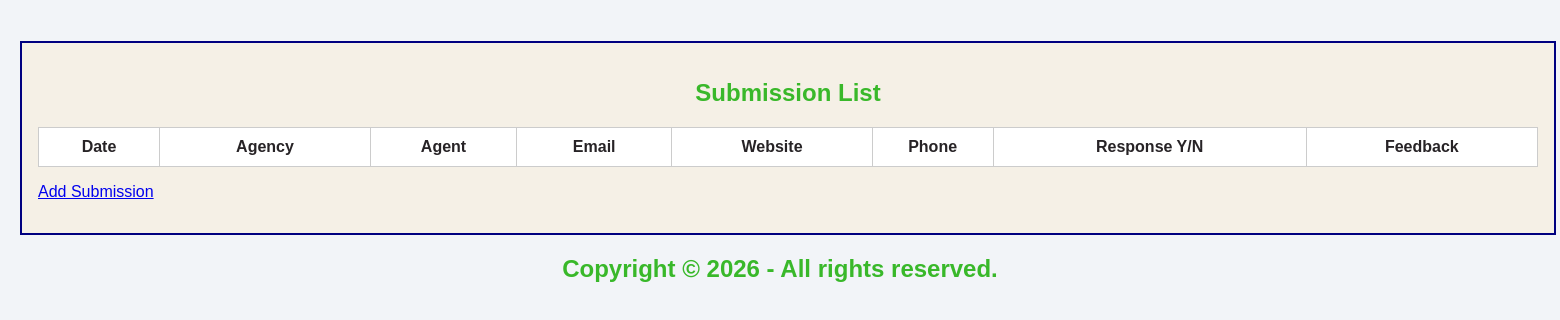
Before: / with the older database file.
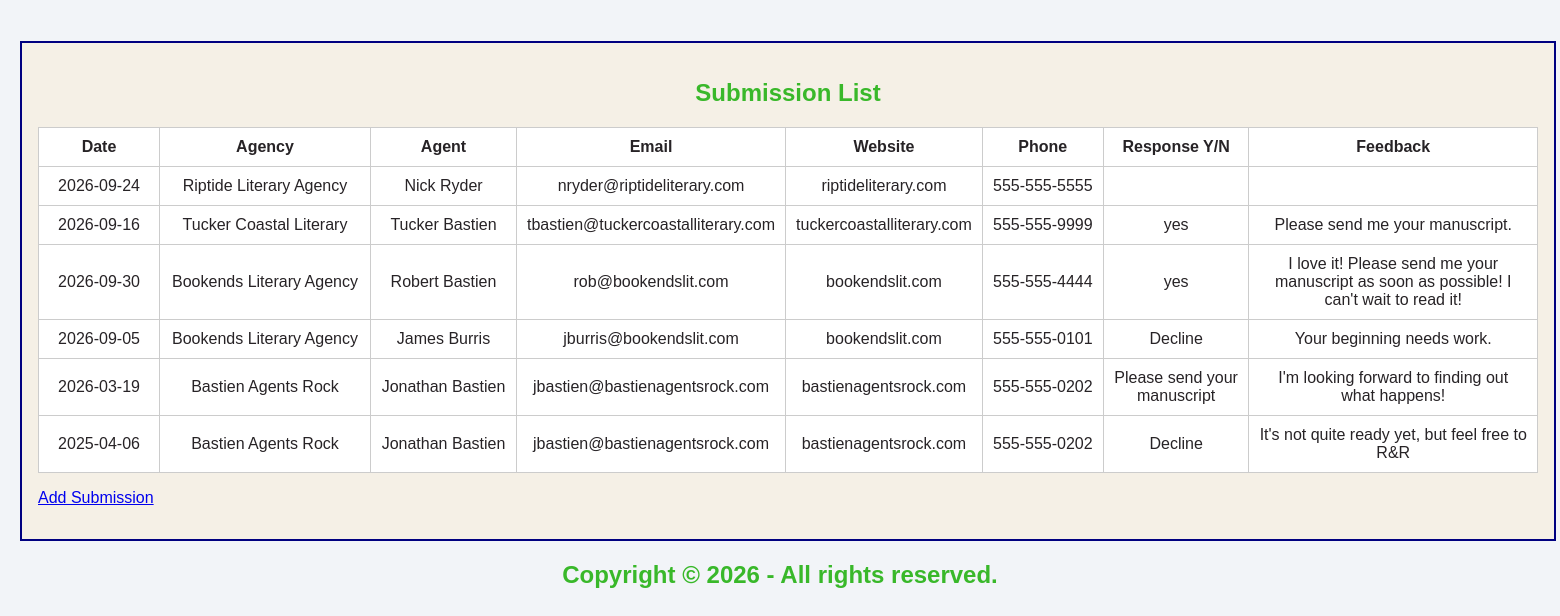
After: the same page with the newer database file.
### tables this page shows
CREATE TABLE `submissions` (
  `contactID` int(11) NOT NULL,
  `submissionDate` date NOT NULL,
  `agencyName` varchar(50) NOT NULL,
  `agentName` varchar(50) NOT NULL,
  `emailAddress` varchar(50) NOT NULL,
  `websiteAddress` varchar(50) NOT NULL,
  `phoneNumber` varchar(50) NOT NULL,
  `response` varchar(50) DEFAULT NULL,
  `feedback` varchar(250) DEFAULT NULL
);

### index.php (the view, shortened to what this page needs)
<?php
  require("database.php");
  $sql = 'SELECT * FROM submissions';
  $statement = $db->prepare($sql);
  $statement->execute();
  $submissions = $statement->fetchAll();
?>
<!DOCTYPE html>
<html>
  <head>
    <link rel="stylesheet" type="text/css" href="css/submission.css" />
  </head>
  <body>
    <main id="agentList">
      <h2>Submission List</h2>
      <table>
        <tr>
          <th>Date</th>
          <th>Agency</th>
          <th>Agent</th>
          <th>Email</th>
          <th>Website</th>
          <th>Phone</th>
          <th>Response Y/N</th>
          <th>Feedback</th>
        </tr>
        <?php foreach ($submissions as $submission): ?>
          <tr>
            <td><?php echo htmlspecialchars($submission['submissionDate']); ?></td>
            <td><?php echo htmlspecialchars($submission['agencyName']); ?></td>
            <td><?php echo htmlspecialchars($submission['agentName']); ?></td>
            <td><?php echo htmlspecialchars($submission['emailAddress']); ?></td>
            <td><?php echo htmlspecialchars($submission['websiteAddress']); ?></td>
            <td><?php echo htmlspecialchars($submission['phoneNumber']); ?></td>
            <td><?php echo htmlspecialchars($submission['response']); ?></td>
            <td><?php echo htmlspecialchars($submission['feedback']); ?></td>
          </tr>
        <?php endforeach; ?>
      </table>
      <p><a href="add_submission_form.php">Add Submission</a></p>
    </main>
    <?php include("footer.php"); ?>
  </body>
</html>

### footer.php
<footer>
  <h2>Copyright &copy; 2026 - All rights reserved.</h2>
</footer>

### css/submission.css (style rules this page uses)
body { font-family: Arial, sans-serif; background: #f2f4f8; margin: 0; padding: 20px; }
main { display: block; margin: 0 auto; padding: 1em; background: #F5F0E6; color: #272326; border: 2px solid #000080; }
#agentList { width: 1500px; }
h2 { text-align: center; color: #39B82A; }
table { width: 100%; background: #FFFEFA; border-collapse: collapse; text-align: center; }
th, td { padding: 10px; border: 1px solid #ccc; text-align: center; vertical-align: middle; }
#agentList table, th, td { background-color: #fff; }
th:nth-child(1), td:nth-child(1) { width: 100px; }
th:nth-child(2), td:nth-child(2) { width: 190px; }
th:nth-child(3), td:nth-child(3) { width: 125px; }
th:nth-child(6), td:nth-child(6) { width: 100px; }

Changed rows visible on the page:
added submissions: submissionDate "2026-09-24", agencyName "Riptide Literary Agency", agentName "Nick Ryder", emailAddress "nryder@riptideliterary.com", websiteAddress "riptideliterary.com", phoneNumber "555-555-5555"
added submissions: submissionDate "2026-09-16", agencyName "Tucker Coastal Literary", agentName "Tucker Bastien", emailAddress "tbastien@tuckercoastalliterary.com", websiteAddress "tuckercoastalliterary.com", phoneNumber "555-555-9999", response "yes", feedback "Please send me your manuscript."
added submissions: submissionDate "2026-09-30", agencyName "Bookends Literary Agency", agentName "Robert Bastien", emailAddress "rob@bookendslit.com", websiteAddress "bookendslit.com", phoneNumber "555-555-4444", response "yes", feedback "I love it! Please send me your manuscript as soon as possible! I can't wait to read it!"
added submissions: submissionDate "2026-09-05", agencyName "Bookends Literary Agency", agentName "James Burris", emailAddress "jburris@bookendslit.com", websiteAddress "bookendslit.com", phoneNumber "555-555-0101", response "Decline", feedback "Your beginning needs work."
added submissions: submissionDate "2026-03-19", agencyName "Bastien Agents Rock", agentName "Jonathan Bastien", emailAddress "jbastien@bastienagentsrock.com", websiteAddress "bastienagentsrock.com", phoneNumber "555-555-0202", response "Please send your manuscript", feedback "I'm looking forward to finding out what happens!"
added submissions: submissionDate "2025-04-06", agencyName "Bastien Agents Rock", agentName "Jonathan Bastien", emailAddress "jbastien@bastienagentsrock.com", websiteAddress "bastienagentsrock.com", phoneNumber "555-555-0202", response "Decline", feedback "It's not quite ready yet, but feel free to R&R"
